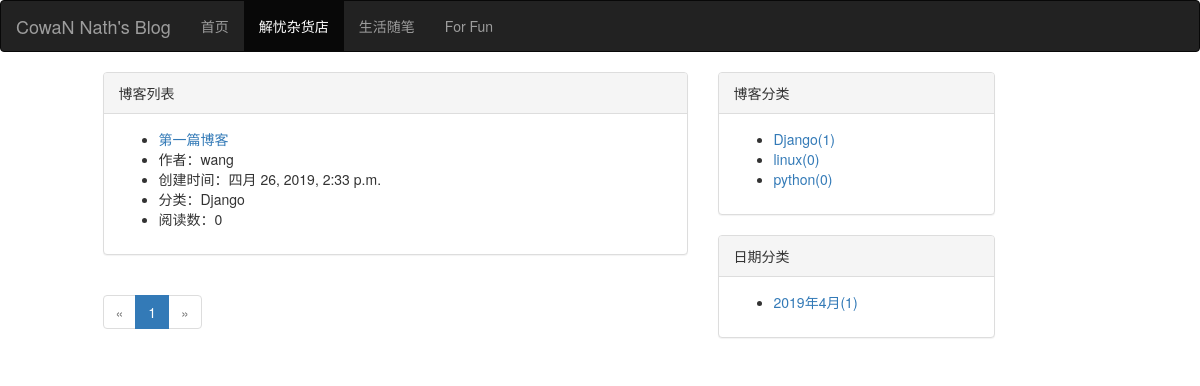
Page /blog/ on the earlier database version.
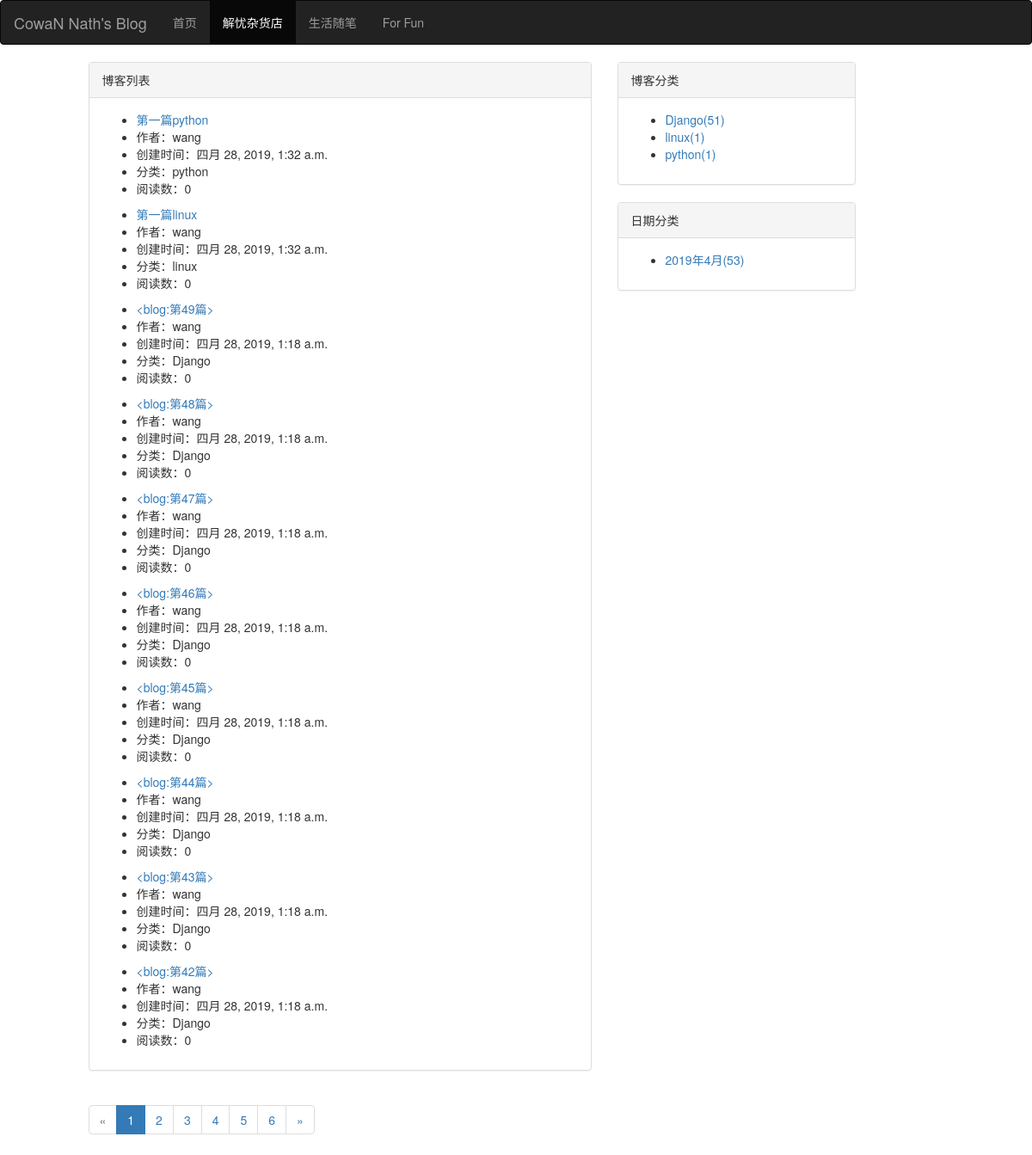
Same page on the later database version.
### blog/models.py (models this page shows, shortened)
class Blog(models.Model):
    title = models.CharField(max_length = 50)
    blog_type = models.ForeignKey(BlogType, on_delete = models.DO_NOTHING, related_name = "blog")
    author = models.ForeignKey(User, on_delete = models.DO_NOTHING)
    created_time = models.DateTimeField(auto_now_add = True)
    last_updated_time = models.DateTimeField(auto_now = True)
    content = RichTextUploadingField()
    read_detail = GenericRelation(ReadDetail)
    def read_num(self):
        try:
            ct = ContentType.objects.get_for_model(self)
            readNum = ReadNum.objects.get(content_type = ct, object_id = self.pk)
            return  readNum.read_num
        except exceptions.ObjectDoesNotExist:
            return 0
    class Meta:
        ordering = ['-id']

class BlogType(models.Model):
    type_name = models.CharField(max_length = 50)
    def __str__(self):
        return self.type_name

### blog/views.py (the view)
# urls.py: path('', views.blog_list, name="blog_list"),
def blog_list(request):
    blogs = Blog.objects.all()
    context = get_common_data(blogs, request)
    return render(request, 'blog_list.html', context)

### blog/views.py (called while the page is built)
def get_common_data(blogs, request):
    paginator = Paginator(blogs, 10)
    page_num = request.GET.get('page', 1)
    blogs_of_page = paginator.get_page(page_num)
    blog_dates = Blog.objects.dates("created_time", "month", order="ASC" )
    blog_dates_dict = {}
    for blog_date in blog_dates:
        blog_date_count = Blog.objects.filter(created_time__year = blog_date.year, created_time__month = blog_date.month).count()
        blog_dates_dict[blog_date] = blog_date_count
    context = {}
    context["blogs_of_page"] = blogs_of_page
    context["page_range"] = blogs_of_page.paginator.page_range
    context["blog_types"] = BlogType.objects.annotate(blog_type_count = Count("blog")) # 博客按照分类计数
    context["blog_dates_dict"] = blog_dates_dict
    return context

### blog/templates/blog_list.html (shortened to what this page needs)
{% extends 'base.html' %}
{% load staticfiles %}
{% block blog_list_status %}active{% endblock %}
{% block content %}
    <div class="row">
        <div class="col-sm-6 col-sm-offset-1">
            <div class="panel panel-default">
                <div class="panel-heading">
                    {% block panel_title %}博客列表{% endblock %}
                </div>
                <div class="panel-body">
                    {% for blog in blogs_of_page.object_list %}
                        <ul>
                            <li><a href="{% url 'blog_detail' blog.id %}">{{ blog.title }}</a></li>
                            <li>作者：{{ blog.author }}</li>
                            <li>创建时间：{{ blog.created_time }}</li>
                            <li>分类：{{ blog.blog_type }}</li>
                            <li>阅读数：{{ blog.read_num }}</li>
                        </ul>
                    {% empty %}
                        <--暂无博客-->
                    {% endfor %}
                </div>
            </div>
            <div aria-label="Page navigation">
                <ul class="pagination">
                    {% if blogs_of_page.has_previous %}
                        <li><a href="?page={{ blogs_of_page.previous_page_number }}" aria-label="Previous"><span aria-hidden="true">&laquo;</span></a></li>
                    {% else %}
                        <li class="disabled"><a href="#" aria-label="Previous"><span aria-hidden="true">&laquo;</span></a></li>
                    {% endif %}
                    {% for page_num in page_range %}
                        {% if blogs_of_page.number == page_num %}
                            <li class="active"><a href="#">{{ page_num }} <span class="sr-only">(current)</span></a></li>
                        {% else %}
                            <li><a href="?page={{ page_num }}">{{ page_num }}</a></li>
                        {% endif %}
                    {% endfor %}
                    {% if blogs_of_page.has_next %}
                        <li><a href="?page={{ blogs_of_page.next_page_number }}" aria-label="Next"><span aria-hidden="true">&raquo;</span></a></li>
                    {% else %}
                        <li class="disabled"><a href="#" aria-label="Next"><span aria-hidden="true">&raquo;</span></a></li>
                    {% endif %}
                </ul>
            </div>
        </div>
        <div class="col-sm-3">
            <div class="panel panel-default">
                <div class="panel-heading">
                    博客分类
                </div>
                <div class="panel-body">
                    <ul>
                        {% for blog_type in blog_types %}
                            <li><a href="{% url 'blogs_with_type' blog_type.pk %}">{{ blog_type.type_name }}({{ blog_type.blog_type_count }})</a></li>
                        {% empty %}
                            <--暂无分类-->
                        {% endfor %}
                    </ul>
                </div>
            </div>
            <div class="panel panel-default">
                <div class="panel-heading">
                    日期分类
                </div>
                <div class="panel-body">
                    <ul>
                        {% for blog_date, blog_date_count in blog_dates_dict.items %}
                            <li><a href="{% url 'blogs_with_date' blog_date.year blog_date.month %}">{{ blog_date.year }}年{{ blog_date.month }}月({{ blog_date_count }})</a></li>
                        {% empty %}
                            <--暂无分类-->
                        {% endfor %}
                    </ul>
                </div>
            </div>
        </div>
    </div>
{% endblock %}

Differences in the rows shown:
no longer on this page (row unchanged): Blog: title "第一篇博客", author "wang", created_time "四月 26, 2019, 2:33 p.m.", blog_type "Django", read_num "0"
added Blog: title "第一篇python", author "wang", created_time "四月 28, 2019, 1:32 a.m.", blog_type "python", read_num "0"
added Blog: title "第一篇linux", author "wang", created_time "四月 28, 2019, 1:32 a.m.", blog_type "linux", read_num "0"
added Blog: title "<blog:第49篇>", author "wang", created_time "四月 28, 2019, 1:18 a.m.", blog_type "Django", read_num "0"
added Blog: title "<blog:第48篇>", author "wang", created_time "四月 28, 2019, 1:18 a.m.", blog_type "Django", read_num "0"
added Blog: title "<blog:第47篇>", author "wang", created_time "四月 28, 2019, 1:18 a.m.", blog_type "Django", read_num "0"
added Blog: title "<blog:第46篇>", author "wang", created_time "四月 28, 2019, 1:18 a.m.", blog_type "Django", read_num "0"
added Blog: title "<blog:第45篇>", author "wang", created_time "四月 28, 2019, 1:18 a.m.", blog_type "Django", read_num "0"
added Blog: title "<blog:第44篇>", author "wang", created_time "四月 28, 2019, 1:18 a.m.", blog_type "Django", read_num "0"
added Blog: title "<blog:第43篇>", author "wang", created_time "四月 28, 2019, 1:18 a.m.", blog_type "Django", read_num "0"
added Blog: title "<blog:第42篇>", author "wang", created_time "四月 28, 2019, 1:18 a.m.", blog_type "Django", read_num "0"
computed for BlogType "Django": blog_type_count "1" → "51"
computed for BlogType "linux": blog_type_count "0" → "1"
computed for BlogType "python": blog_type_count "0" → "1"
Other differences:
new list line: "2"
new list line: "3"
new list line: "4"
new list line: "5"
new list line: "6"
new list line: "2019 年 4 月( 53 )"
list line gone: "2019 年 4 月( 1 )"
